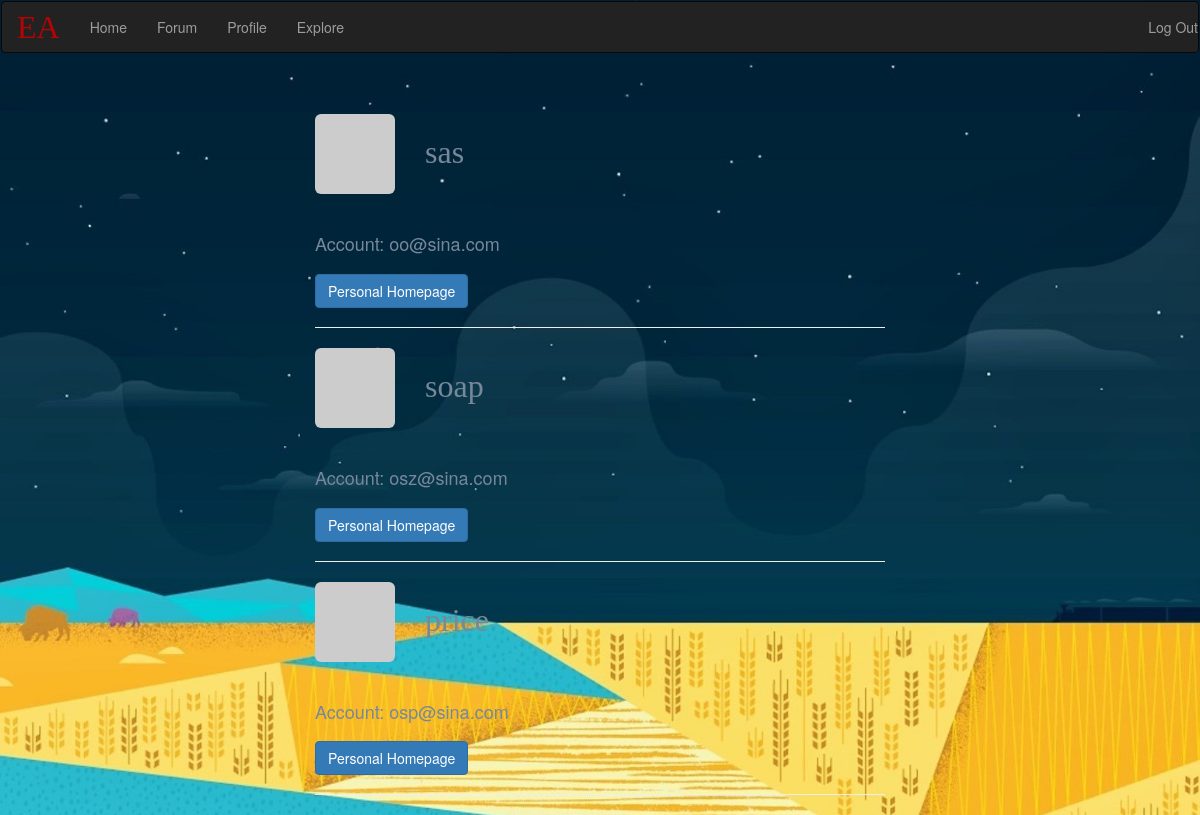
Page /explore (signed in) on the committed database.
### app/models.py (models this page shows, shortened)
class User(UserMixin, db.Model):
    __tablename__ = 'users'
    posts = db.relationship('Post', backref='authors', lazy='dynamic')
    id = db.Column(db.Integer, primary_key=True)
    email = db.Column(db.String(30), unique=True, index=True)
    name = db.Column(db.String(30), unique=True, index=True)
    password_hash = db.Column(db.String(128))
    location = db.Column(db.String(64))
    about = db.Column(db.Text())
    birth = db.Column(db.Date)
    @property
    def password(self):
        raise AttributeError('The password is not a readable attribute')
    @login_manager.user_loader
    def load_user(user_id):
        return User.query.get(int(user_id))
    def gravatar(self, size=100, default='identicon', rating='g'):
        url = 'https://secure.gravatar.com/avatar'
        hash = hashlib.md5(self.email.lower().encode('utf-8')).hexdigest()
        return '{url}/{hash}?s={size}&d={default}&r={rating}'.format(
            url=url, hash=hash, size=size, default=default, rating=rating)

### app/views.py (the view)
@app.route('/explore', methods=['GET'])
def get_all():
    users = []
    user = User.query.all()
    for i in user:
        if i.name != current_user.name:
            users.append(i)
    app.logger.info('user list')
    return render_template('explore.html',
                           title='All User',
                           users=users)

### app/templates/explore.html (shortened to what this page needs)
{% extends "base.html" %}
{% block content %}
{% for user in users %}
        <h1><img class="img-rounded profile-thumbnail" src="{{ user.gravatar(size=76) }}">&nbsp;&nbsp;
            <font color="#778899" size="6px" face="fantasy">{{ user.name }}</font>
        </h1>
    <div class="page-header">
        <h1><font color="#778899" size="4px">Account: {{ user.email }}</font></h1>
        <h2><td><a href="/explore_detail/{{user.id}}"><button type="button" class="btn btn-primary">Personal Homepage</button></a></td></h2>
    </div>
     {% endfor %}
{% endblock %}

### app/templates/base.html (style rules this page uses)
body { background-image: url("../static/q.jpg"); background-repeat: no-repeat; background-size: cover; background-position: center; }

### rows in the picture
User: name "sas", email "oo@sina.com"
User: name "soap", email "osz@sina.com"
User: name "price", email "osp@sina.com"
